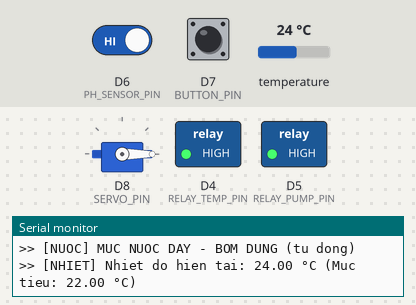
A sketch run on a simulated ESP8266 (NodeMCU). On the bench: servo, switched loads named in the sketch (green lamp = pin HIGH), the last lines printed to the serial monitor. The inputs (shaded band) are chosen by the test bench; at power-on: temperature 24 °C, D6 (PH_SENSOR_PIN) HIGH, D7 (BUTTON_PIN) HIGH. WiFi joins after 1.5 s; servers stay silent unless stated.

Above: at 3.0 s.
3.1 s: temperature set to 21.6 °C
5.6 s: temperature set to 20.5 °C
At 7.0 s:
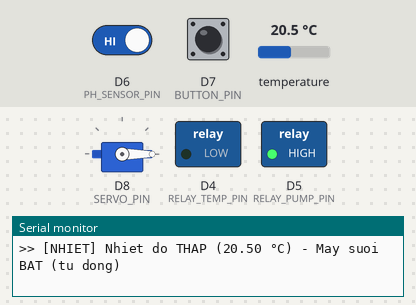
7.7 s: D6 (PH_SENSOR_PIN) driven LOW
At 10.3 s:
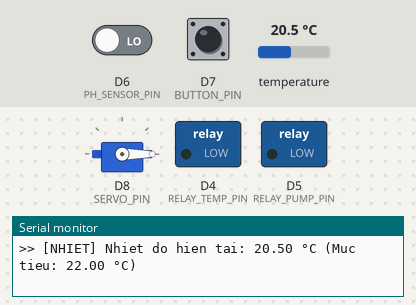
10.6 s: D7 (BUTTON_PIN) pulled LOW for 0.15 s
At 11.1 s:
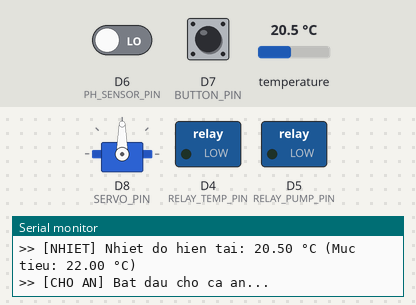
12.9 s: temperature set to 22.4 °C
15.7 s: temperature set to 23.6 °C
At 17.7 s:
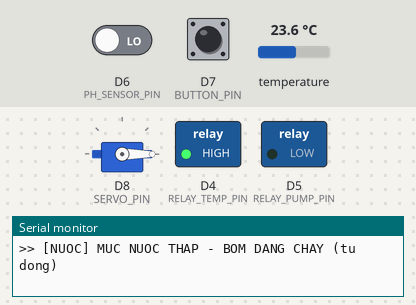
Timing chart, 0 to 18.8 s (numbered marks = the images above; inputs shaded):
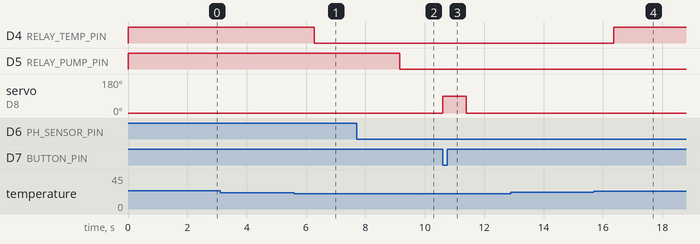

The sketch:

AquariumSystem.ino
```cpp
// === CẤU HÌNH BLYNK ===
#define BLYNK_TEMPLATE_ID "TMPL6ph8Zc7wt"
#define BLYNK_TEMPLATE_NAME "Bể cá thông minh"


#include <DallasTemperature.h>
#include <OneWire.h>
#include <Servo.h>
#include <ESP8266WiFi.h>
#include <BlynkSimpleEsp8266.h>


// === CẤU HÌNH WIFI ===
char auth[] = "cKGrcCpV9pB5DOMvvMtNBsz7W1gVzcRB";  // Thay bằng Auth Token của bạn
char ssid[] = "Wifi_2.4G";         // Tên WiFi
char pass[] = "66668888";     // Mật khẩu WiFi


// === ĐỊNH NGHĨA CHÂN ===
// Cảm biến và relay
#define PH_SENSOR_PIN D6       // Cảm biến phao (mức nước)
#define RELAY_PUMP_PIN D5      // Relay kênh 1: bơm nước
#define RELAY_TEMP_PIN D4      // Relay kênh 2: nhiệt độ
#define ONE_WIRE_BUS D3        // Cảm biến nhiệt độ DS18B20


// Servo và nút nhấn cho ăn
#define SERVO_PIN D8           // Chân servo cho ăn (GPIO15)
#define BUTTON_PIN D7          // Chân nút nhấn cho ăn (GPIO13)


// === KHỞI TẠO ĐỐI TƯỢNG ===
OneWire oneWire(ONE_WIRE_BUS);
DallasTemperature DS18B20(&oneWire);
Servo feederServo;


// === CẤU HÌNH RELAY ===
#define RELAY_ON LOW          // Relay bật khi LOW (relay thường đóng)
#define RELAY_OFF HIGH        // Relay tắt khi HIGH


// === BIẾN TOÀN CỤC - NHIỆT ĐỘ ===
float tempC = 25.0;           // Nhiệt độ hiện tại
bool heaterOn = false;        // Trạng thái thiết bị sưởi
bool heaterManual = false;    // Chế độ thủ công cho nhiệt
const float setpoint = 22.0;      // Nhiệt độ mục tiêu (°C)
const float hysteresis = 1.0;     // Độ rộng vùng hysteresis (°C)


// === BIẾN TOÀN CỤC - BƠM NƯỚC ===
bool pumpOn = false;          // Trạng thái bơm
bool pumpManual = false;      // Chế độ thủ công cho bơm


// === BIẾN TOÀN CỤC - NÚT NHẤN CHO ĂN ===
unsigned long lastDebounceTime = 0;
const unsigned long debounceDelay = 50;  // Thời gian chống dội nút (ms)
bool lastButtonState = HIGH;


// === BIẾN TOÀN CỤC - TIMING ===
unsigned long lastSensorRead = 0;
unsigned long lastBlynkUpdate = 0;
const unsigned long SENSOR_INTERVAL = 1000;   // Đọc cảm biến mỗi 1s
const unsigned long BLYNK_INTERVAL = 2000;    // Cập nhật Blynk mỗi 2s


void setup() {
  Serial.begin(115200);
  Serial.println("=== HE THONG DIEU KHIEN BE CA TU DONG ===");

  // Khởi động cảm biến nhiệt độ
  DS18B20.begin();

  // Khởi động servo cho ăn
  feederServo.attach(SERVO_PIN);
  feederServo.write(0);   // Servo về vị trí ban đầu

  // Thiết lập chân I/O
  pinMode(PH_SENSOR_PIN, INPUT_PULLUP);  // Cảm biến phao
  pinMode(RELAY_PUMP_PIN, OUTPUT);       // Relay bơm
  pinMode(RELAY_TEMP_PIN, OUTPUT);       // Relay nhiệt
  pinMode(BUTTON_PIN, INPUT_PULLUP);     // Nút nhấn cho ăn

  // Tắt cả hai relay ban đầu
  digitalWrite(RELAY_PUMP_PIN, RELAY_OFF);  // Tắt bơm
  digitalWrite(RELAY_TEMP_PIN, RELAY_OFF);  // Tắt nhiệt

  // Kết nối WiFi và Blynk
  Serial.println(">> Dang ket noi WiFi...");
  WiFi.begin(ssid, pass);
  while (WiFi.status() != WL_CONNECTED) {
    delay(500);
    Serial.print(".");
  }
  Serial.println();
  Serial.println(">> WiFi da ket noi!");

  Blynk.begin(auth, ssid, pass);
  Serial.println(">> Blynk da ket noi!");

  Serial.println(">> He thong da khoi dong thanh cong!");
  Serial.println(">> Nhan nut de cho ca an thu cong.");
  Serial.println("=====================================");
}


void loop() {
  Blynk.run();  // Chạy Blynk

  // === XỬ LÝ THEO THỜI GIAN (non-blocking) ===
  if (millis() - lastSensorRead >= SENSOR_INTERVAL) {
    controlWaterLevel();      // Điều khiển mức nước
    controlTemperature();     // Điều khiển nhiệt độ
    lastSensorRead = millis();
  }

  // === CẬP NHẬT BLYNK ===
  if (millis() - lastBlynkUpdate >= BLYNK_INTERVAL) {
    updateBlynk();
    lastBlynkUpdate = millis();
  }

  // === XỬ LÝ NÚT NHẤN CHO ĂN ===
  handleFeedingButton();

  delay(10);  // Delay ngắn để hệ thống ổn định
}


// === CẬP NHẬT DỮ LIỆU LÊN BLYNK ===
void updateBlynk() {
  // V0 - Hiển thị nhiệt độ
  Blynk.virtualWrite(V0, tempC);

  // V1 - Trạng thái mực nước (0: đầy, 1: thấp)
  bool isWaterLow = digitalRead(PH_SENSOR_PIN) == LOW;
  Blynk.virtualWrite(V1, isWaterLow ? 1 : 0);

  // V2 - Trạng thái bơm nước (0: tắt, 1: bật)
  Blynk.virtualWrite(V2, pumpOn ? 1 : 0);

  // V3 - Thông báo trạng thái nhiệt độ
  String tempStatus;
  if (tempC < 22) {
    tempStatus = "Nước quá lạnh!";
  } else if (tempC > 28) {
    tempStatus = "Nước quá nóng!";
  } else {
    tempStatus = "Nhiệt độ bình thường";
  }
  Blynk.virtualWrite(V3, tempStatus);
}


// === BLYNK - ĐIỀU KHIỂN BƠM THỦ CÔNG (V4) ===
BLYNK_WRITE(V4) {
  int pumpControl = param.asInt();

  if (pumpControl == 1) {
    // Chế độ thủ công BẬT
    pumpManual = true;
    digitalWrite(RELAY_PUMP_PIN, RELAY_ON);
    pumpOn = true;
    Serial.println(">> [BLYNK] Bom nuoc BAT (thu cong)");
  } else {
    // Tắt chế độ thủ công - quay lại tự động
    pumpManual = false;
    Serial.println(">> [BLYNK] Chuyen sang che do tu dong cho bom nuoc");

    // Kiểm tra ngay lập tức và điều khiển theo mức nước
    bool isWaterLow = isWaterLowStable();
    if (isWaterLow) {
      digitalWrite(RELAY_PUMP_PIN, RELAY_ON);
      pumpOn = true;
      Serial.println(">> [BLYNK] Bom nuoc BAT (tu dong - nuoc thap)");
    } else {
      digitalWrite(RELAY_PUMP_PIN, RELAY_OFF);
      pumpOn = false;
      Serial.println(">> [BLYNK] Bom nuoc TAT (tu dong - nuoc day)");
    }
  }
}


// === BLYNK - ĐIỀU KHIỂN NHIỆT THỦ CÔNG (V5) ===
BLYNK_WRITE(V5) {
  int heaterControl = param.asInt();

  if (heaterControl == 1) {
    // Chế độ thủ công BẬT
    heaterManual = true;
    digitalWrite(RELAY_TEMP_PIN, RELAY_ON);
    heaterOn = true;
    Serial.println(">> [BLYNK] May suoi BAT (thu cong)");
  } else {
    // Tắt chế độ thủ công - quay lại tự động
    heaterManual = false;
    Serial.println(">> [BLYNK] Chuyen sang che do tu dong cho nhiet do");

    // Đọc nhiệt độ hiện tại và điều khiển ngay lập tức
    getTemperature();
    controlHeaterWithHysteresis(tempC);

    // Thông báo trạng thái sau khi điều khiển tự động
    if (heaterOn) {
      Serial.println(">> [BLYNK] May suoi BAT (tu dong - nhiet do thap)");
    } else {
      Serial.println(">> [BLYNK] May suoi TAT (tu dong - nhiet do cao)");
    }
  }
}


// === BLYNK - CHO CÁ ĂN TỰ ĐỘNG (V6) ===
BLYNK_WRITE(V6) {
  int feedControl = param.asInt();

  if (feedControl == 1) {
    feedFish();
    Serial.println(">> [BLYNK] Cho ca an tu dong qua Blynk");

    // Tự động reset nút về 0 sau khi cho ăn
    Blynk.virtualWrite(V6, 0);
  }
}


// === ĐIỀU KHIỂN MỨC NƯỚC ===
void controlWaterLevel() {
  // Nếu đang ở chế độ thủ công, không tự động điều khiển
  if (pumpManual) {
    return;
  }

  bool isWaterLow = isWaterLowStable();

  if (isWaterLow) {
    digitalWrite(RELAY_PUMP_PIN, RELAY_ON);   // Bật bơm
    pumpOn = true;
    Serial.println(">> [NUOC] MUC NUOC THAP - BOM DANG CHAY (tu dong)");
  } else {
    digitalWrite(RELAY_PUMP_PIN, RELAY_OFF);  // Tắt bơm
    pumpOn = false;
    Serial.println(">> [NUOC] MUC NUOC DAY - BOM DUNG (tu dong)");
  }
}


// === ĐIỀU KHIỂN NHIỆT ĐỘ ===
void controlTemperature() {
  getTemperature();

  Serial.print(">> [NHIET] Nhiet do hien tai: ");
  Serial.print(tempC);
  Serial.print(" °C (Muc tieu: ");
  Serial.print(setpoint);
  Serial.println(" °C)");

  // Nếu không ở chế độ thủ công, điều khiển tự động
  if (!heaterManual) {
    controlHeaterWithHysteresis(tempC);
  }
}


// === XỬ LÝ NÚT NHẤN CHO ĂN ===
void handleFeedingButton() {
  bool currentButtonState = digitalRead(BUTTON_PIN);

  // Phát hiện nút được nhấn (biến trạng thái từ HIGH sang LOW)
  if (lastButtonState == HIGH && currentButtonState == LOW) {
    if (millis() - lastDebounceTime > debounceDelay) {
      feedFish();
      lastDebounceTime = millis();
    }
  }

  lastButtonState = currentButtonState;
}


// === CHỐNG NHIỄU KHI ĐỌC CẢM BIẾN PHAO ===
bool isWaterLowStable() {
  int lowCount = 0;

  for (int i = 0; i < 10; i++) {
    if (digitalRead(PH_SENSOR_PIN) == LOW) {
      lowCount++;
    }
    delay(5);
  }

  return lowCount >= 7;  // Cần ít nhất 7/10 lần đọc LOW
}


// === ĐỌC NHIỆT ĐỘ CÓ TIMEOUT AN TOÀN ===
void getTemperature() {
  unsigned long startTime = millis();

  do {
    DS18B20.requestTemperatures();
    tempC = DS18B20.getTempCByIndex(0);

    if (tempC == -127.0) {
      delay(100);
    }
  } while (tempC == -127.0 && millis() - startTime < 2000);

  // Xử lý lỗi cảm biến
  if (tempC == -127.0 || tempC < -50 || tempC > 80) {
    Serial.println("!! [LOI] CAM BIEN NHIET DO DS18B20 BI LOI");
    tempC = 25.0; // Gán giá trị giả định an toàn
  }
}


// === ĐIỀU KHIỂN RELAY NHIỆT VỚI HYSTERESIS ===
void controlHeaterWithHysteresis(float currentTemp) {
  float lowerThreshold = setpoint - hysteresis;  // 26°C
  float upperThreshold = setpoint + hysteresis;  // 28°C

  if (!heaterOn && currentTemp < lowerThreshold) {
    digitalWrite(RELAY_TEMP_PIN, RELAY_ON);  // Bật thiết bị nhiệt
    heaterOn = true;
    Serial.print(">> [NHIET] Nhiet do THAP (");
    Serial.print(currentTemp);
    Serial.println(" °C) - May suoi BAT (tu dong)");

  } else if (heaterOn && currentTemp > upperThreshold) {
    digitalWrite(RELAY_TEMP_PIN, RELAY_OFF); // Tắt thiết bị nhiệt
    heaterOn = false;
    Serial.print(">> [NHIET] Nhiet do CAO (");
    Serial.print(currentTemp);
    Serial.println(" °C) - May suoi TAT (tu dong)");
  }
}


// === HÀM CHO CÁ ĂN BẰNG SERVO ===
void feedFish() {
  Serial.println(">> [CHO AN] Bat dau cho ca an...");

  // Quay servo để thả thức ăn
  feederServo.write(90);   // Quay servo tới góc thả thức ăn
  delay(800);              // Đợi servo quay và thức ăn rơi

  // Quay servo về vị trí ban đầu
  feederServo.write(0);
  delay(500);              // Đợi servo về vị trí

  Serial.println(">> [CHO AN] Hoan tat cho an ca!");

  // Thông báo lên Blynk (notification)
  Blynk.logEvent("fish_fed", "Đã cho cá ăn thành công!");

  Serial.println("=====================================");
}


// === BLYNK - KẾT NỐI LẠI ===
BLYNK_CONNECTED() {
  Serial.println(">> Blynk da ket noi lai!");
  // Đồng bộ trạng thái khi kết nối lại
  updateBlynk();
}
```

Measured:
- the behaviour switches between 21 and 20.9 °C on temperature (found by bisection; images 0 and 1)
- the behaviour switches between 23 and 23.1 °C on temperature (found by bisection; images 3 and 4)
- after the input at 5.6 s, D4 (RELAY_TEMP_PIN): HIGH → LOW after 0.68 s
- after the input at 7.7 s, D5 (RELAY_PUMP_PIN): HIGH → LOW after 1.4 s
- after the input at 10.6 s, servo on D8 (SERVO_PIN): 0° → 90° at once, → 0° 0.80 s later
- after the input at 15.7 s, D4 (RELAY_TEMP_PIN): LOW → HIGH after 0.66 s
